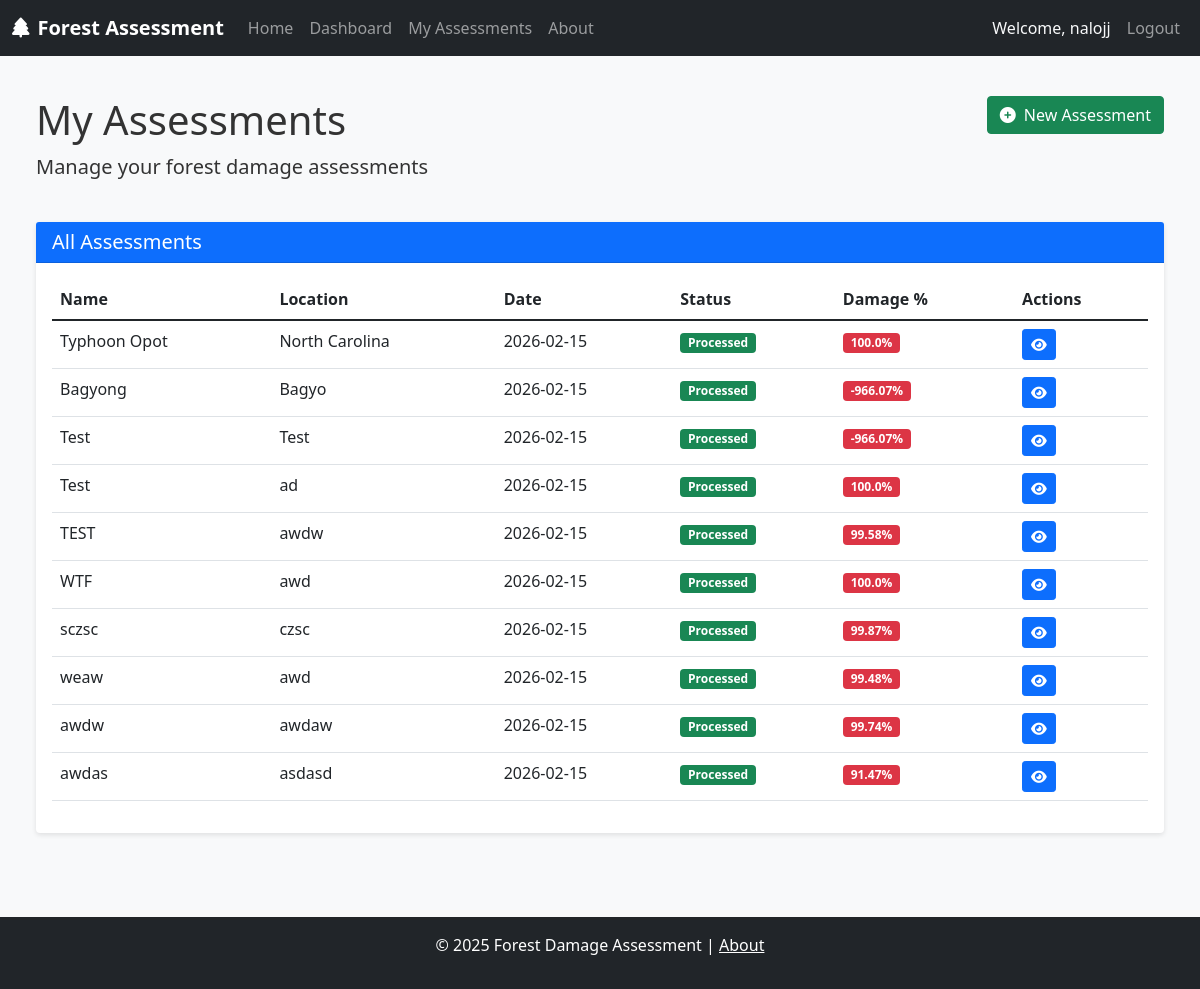
The page /assessments (signed in) on the database its author committed.
### app/models.py (models this page shows, shortened)
class User(db.Model):
    id = db.Column(db.Integer, primary_key=True)
    username = db.Column(db.String(64), unique=True, nullable=False)
    email = db.Column(db.String(120), unique=True, nullable=False)
    password_hash = db.Column(db.String(128))
    role = db.Column(db.String(20), default='user')
    created_at = db.Column(db.DateTime, default=datetime.utcnow)
    assessments = db.relationship('Assessment', backref='author', lazy=True)

class Assessment(db.Model):
    id = db.Column(db.Integer, primary_key=True)
    title = db.Column(db.String(100), nullable=False)
    location = db.Column(db.String(100), nullable=False)
    description = db.Column(db.Text, nullable=True)
    typhoon_name = db.Column(db.String(50), nullable=True)
    typhoon_date = db.Column(db.Date, nullable=True)
    pre_image_path = db.Column(db.String(255), nullable=True)
    post_image_path = db.Column(db.String(255), nullable=True)
    segmented_image_path = db.Column(db.String(255), nullable=True)
    forest_area_before = db.Column(db.Float, nullable=True)
    forest_area_after = db.Column(db.Float, nullable=True)
    damage_percentage = db.Column(db.Float, nullable=True)
    additional_data = db.Column(db.Text, nullable=True)
    created_at = db.Column(db.DateTime, default=datetime.utcnow)
    updated_at = db.Column(db.DateTime, default=datetime.utcnow, onupdate=datetime.utcnow)
    user_id = db.Column(db.Integer, db.ForeignKey('user.id'), nullable=False)
    @property
    def name(self):
        return self.title
    @property
    def date(self):
        return self.created_at
    @property
    def pre_image(self):
        return self.pre_image_path
    @property
    def post_image(self):
        return self.post_image_path
    @property
    def processed(self):
        return self.damage_percentage is not None
    @property
    def processed_date(self):
        return self.updated_at
    @property
    def pre_vis_path(self):
        return self.segmented_image_path
    @property
    def post_vis_path(self):
        import json
        if self.additional_data and 'post_vis_path' in json.loads(self.additional_data or '{}'):
            return json.loads(self.additional_data)['post_vis_path']
        return None
    @property
    def change_vis_path(self):
        import json
        if self.additional_data and 'change_vis_path' in json.loads(self.additional_data or '{}'):
            return json.loads(self.additional_data)['change_vis_path']
        return None

### app/routes.py (the view)
@app.route('/assessments')
@login_required
def assessments():
    assessments = Assessment.query.filter_by(user_id=current_user.id).all()
    return render_template('assessments.html', title='My Assessments', assessments=assessments)

### app/models.py (called while the page is built)
@login_manager.user_loader
def load_user(user_id):
    return User.query.get(int(user_id))

### app/templates/assessments.html (shortened to what this page needs)
{% extends "layout.html" %}
{% block content %}
<div class="container mt-4">
    <div class="row mb-4">
        <div class="col-md-8">
            <h1>My Assessments</h1>
            <p class="lead">Manage your forest damage assessments</p>
        </div>
        <div class="col-md-4 text-end">
            <a href="{{ url_for('new_assessment') }}" class="btn btn-success">
                <i class="fas fa-plus-circle me-2"></i>New Assessment
            </a>
        </div>
    </div>
    <div class="row">
        <div class="col-md-12">
            <div class="card">
                <div class="card-header bg-primary text-white">
                    <h5 class="mb-0">All Assessments</h5>
                </div>
                <div class="card-body">
                    {% if assessments %}
                    <div class="table-responsive">
                        <table class="table table-hover">
                            <thead>
                                <tr>
                                    <th>Name</th>
                                    <th>Location</th>
                                    <th>Date</th>
                                    <th>Status</th>
                                    <th>Damage %</th>
                                    <th>Actions</th>
                                </tr>
                            </thead>
                            <tbody>
                                {% for assessment in assessments %}
                                <tr>
                                    <td>{{ assessment.name }}</td>
                                    <td>{{ assessment.location }}</td>
                                    <td>{{ assessment.date.strftime('%Y-%m-%d') }}</td>
                                    <td>
                                        {% if assessment.processed %}
                                        <span class="badge bg-success">Processed</span>
                                        {% else %}
                                        <span class="badge bg-warning">Pending</span>
                                        {% endif %}
                                    </td>
                                    <td>
                                        {% if assessment.damage_percentage is not none %}
                                        <span class="badge bg-danger">{{ assessment.damage_percentage }}%</span>
                                        {% else %}
                                        <span class="text-muted">N/A</span>
                                        {% endif %}
                                    </td>
                                    <td>
                                        <div class="btn-group" role="group">
                                            {% if assessment.processed %}
                                            <a href="{{ url_for('assessment_view', assessment_id=assessment.id) }}" class="btn btn-sm btn-primary" title="View Results">
                                                <i class="fas fa-eye"></i>
                                            </a>
                                            {% endif %}
                                        </div>
                                    </td>
                                </tr>
                                {% endfor %}
                            </tbody>
                        </table>
                    </div>
                    {% else %}
                    <div class="alert alert-info">
                        <p class="mb-0">You don't have any assessments yet. <a href="{{ url_for('new_assessment') }}">Create your first assessment</a>.</p>
                    </div>
                    {% endif %}
                </div>
            </div>
        </div>
    </div>
</div>
{% endblock %}

### app/templates/layout.html (shortened to what this page needs)
<!DOCTYPE html>
<html lang="en">
<head>
    <link href="https://cdn.jsdelivr.net/npm/bootstrap@5.1.3/dist/css/bootstrap.min.css" rel="stylesheet">
    <link rel="stylesheet" href="https://cdnjs.cloudflare.com/ajax/libs/font-awesome/6.0.0-beta3/css/all.min.css">
    <link rel="stylesheet" href="{{ url_for('static', filename='css/main.css') }}">
</head>
<body>
    <header>
        <nav class="navbar navbar-expand-lg navbar-dark bg-dark">
            <div class="container">
                <a class="navbar-brand" href="{{ url_for('home') }}">
                    <i class="fas fa-tree me-2"></i>Forest Assessment
                </a>
                <div class="collapse navbar-collapse" id="navbarNav">
                    <ul class="navbar-nav me-auto">
                        <li class="nav-item">
                            <a class="nav-link" href="{{ url_for('home') }}">Home</a>
                        </li>
                        {% if current_user.is_authenticated %}
                        <li class="nav-item">
                            <a class="nav-link" href="{{ url_for('dashboard') }}">Dashboard</a>
                        </li>
                        <li class="nav-item">
                            <a class="nav-link" href="{{ url_for('assessments') }}">My Assessments</a>
                        </li>
                        {% endif %}
                        <li class="nav-item">
                            <a class="nav-link" href="{{ url_for('about') }}">About</a>
                        </li>
                    </ul>
                    <div class="navbar-nav">
                        {% if current_user.is_authenticated %}
                        <span class="nav-item nav-link text-light">Welcome, {{ current_user.username }}</span>
                        <a class="nav-link" href="{{ url_for('logout') }}">Logout</a>
                        {% else %}
                        <a class="nav-link" href="{{ url_for('login') }}">Login</a>
                        <a class="nav-link" href="{{ url_for('register') }}">Register</a>
                        {% endif %}
                    </div>
                </div>
            </div>
        </nav>
    </header>
    <main role="main" class="container-fluid py-3">
        <div class="row">
            <div class="col-md-12">
                {% block content %}{% endblock %}
            </div>
        </div>
    </main>
    <footer class="bg-dark text-white mt-5 py-3">
        <div class="container text-center">
            <p>&copy; 2025 Forest Damage Assessment | <a href="{{ url_for('about') }}" class="text-white">About</a></p>
        </div>
    </footer>
</body>
</html>

### app/static/css/main.css (style rules this page uses)
body { font-family: 'Segoe UI', Tahoma, Geneva, Verdana, sans-serif; background-color: #f8f9fa; color: #333; }
.container { max-width: 1200px; }
.navbar-brand { font-weight: bold; }
.card { box-shadow: 0 2px 5px rgba(0, 0, 0, 0.1); border: none; margin-bottom: 20px; }
.card-header { font-weight: bold; }
footer { margin-top: 50px; padding: 20px 0; }

### rows shown on the page
User: username "nalojj"
Assessment: name "Typhoon Opot", location "North Carolina", date "2026-02-15", shows "Processed", damage_percentage "100.0"
Assessment: name "Bagyong", location "Bagyo", date "2026-02-15", shows "Processed", damage_percentage "-966.07"
Assessment: name "Test", location "Test", date "2026-02-15", shows "Processed", damage_percentage "-966.07"
Assessment: name "Test", location "ad", date "2026-02-15", shows "Processed", damage_percentage "100.0"
Assessment: name "TEST", location "awdw", date "2026-02-15", shows "Processed", damage_percentage "99.58"
Assessment: name "WTF", location "awd", date "2026-02-15", shows "Processed", damage_percentage "100.0"
Assessment: name "sczsc", location "czsc", date "2026-02-15", shows "Processed", damage_percentage "99.87"
Assessment: name "weaw", location "awd", date "2026-02-15", shows "Processed", damage_percentage "99.48"
Assessment: name "awdw", location "awdaw", date "2026-02-15", shows "Processed", damage_percentage "99.74"
Assessment: name "awdas", location "asdasd", date "2026-02-15", shows "Processed", damage_percentage "91.47"
